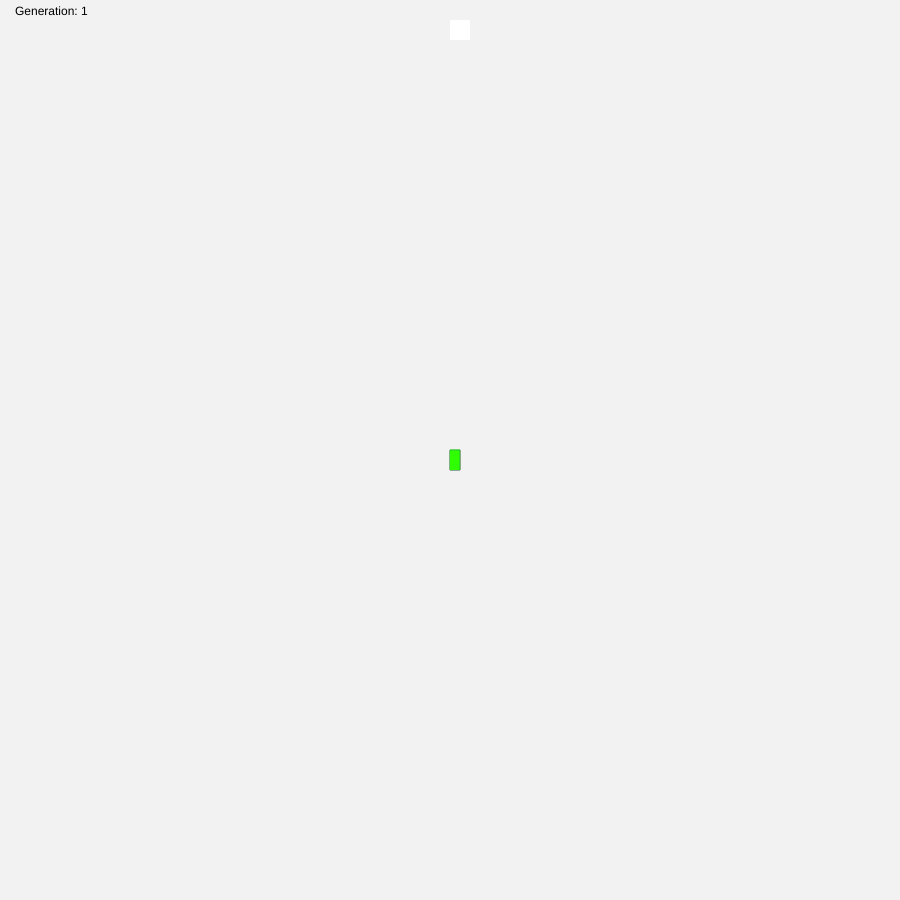
Frame 1 (no input)
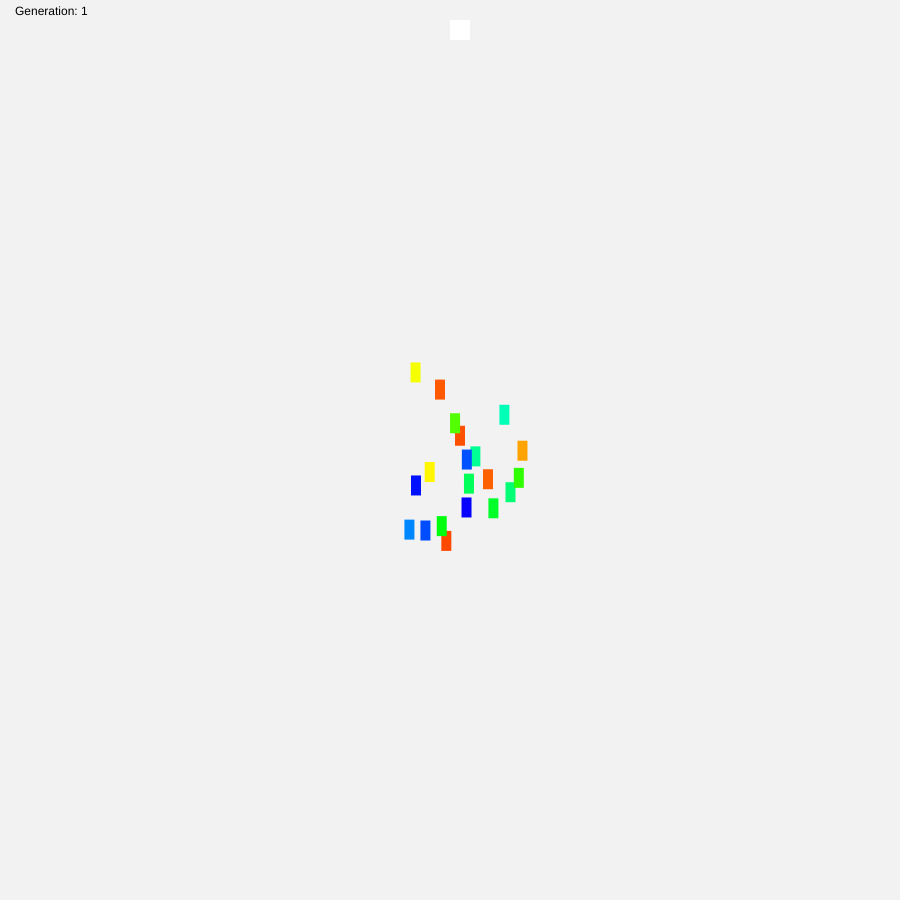
Frame 60 (no input)
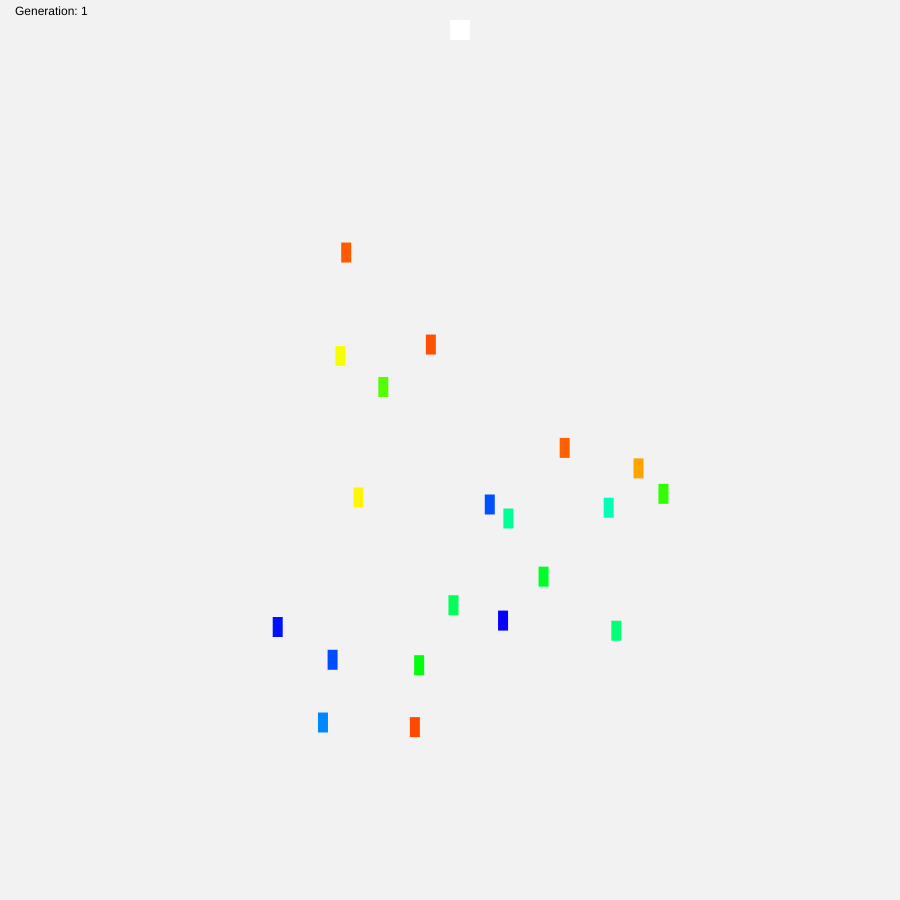
Frame 120 (the mouse pressed at the canvas centre since frame 60)

The p5.js sketch that drew these frames (run headless with seeded random() and noise() and a simulated clock; from frame 60 on, the mouse is pressed at the canvas centre):

// p5.js sketch
// ── sketch.js
var population;
var rocketNum = 20;
var screenSize = 900;
var goal;

function setup()
{
    createCanvas(screenSize, screenSize);
    background(95);
    colorMode(HSB);
    noStroke();

    goal = new Goal(screenSize / 2, 20, 20);

    population = new Population(rocketNum, goal, screenSize / 2, screenSize / 2);
    
}

function draw()
{
    background(95);

    population.update();
    population.show(); 

    goal.show();
}
// ── dna.js
var mutateChance = 0.05;

class DNA
{

    constructor(length, strength)
    {
        this.dna = [];
        this.length = length;
        this.strength = strength;

        for(var i = 0; i < length; i++)
        {
            this.dna[i] = p5.Vector.random2D();
            this.dna[i].setMag(strength);
        }
    }

    splice(otherDNA)
    {
        for(var i = 0; i < this.length; i++)
        {
            if(Math.random() > 0.5)
            {
                var vec = this.dna[i];
                this.dna[i] = otherDNA.dna[i];
                otherDNA.dna[i] = vec;
            }
        }
    }

    mutate()
    {
        for(var i = 0; i < this.length; i++)
        {
            if(Math.random() < mutateChance)
            {
                this.dna[i] = p5.Vector.random2D();
                this.dna[i].setMag(this.strength);
            }
        }
    }
}
// ── goal.js
class Goal
{
    constructor(x, y, size)
    {
        this.x = x;
        this.y = y;
        this.size = size;

        this.pos = createVector(x, y);
    }

    show()
    {
        rect(this.x, this.y, this.size, this.size);
    }
}
// ── population.js
var maxFrameTime = 300;

class Population
{
    constructor(rocketNum, goal, startX, startY)
    {
        this.rockets = [];
        this.rocketNum = rocketNum;
        this.goal = goal;
        this.generation = 1;
        this.startX = startX;
        this.startY = startY;

        for(var i = 0; i < this.rocketNum; i++)
        {
            this.rockets[i] = new Rocket(startX, startY);
        }
    }

    update()
    {
        maxFrameTime--;
        if(maxFrameTime > 0)
        {
            for(var i = 0; i < this.rocketNum; i++)
            {
                this.rockets[i].update(this.goal);
            }
        }
        else
        {
            for(var i = 0; i < this.rocketNum; i++)
            {
                this.rockets[i].setScore(this.goal);
            }

            var rocket1 = this.rockets[0];
            var rocket2 = this.rockets[0];

            for(var i = 1; i < this.rocketNum; i++)
            {
                if(this.rockets[i].score > rocket1.score)
                {
                    rocket1 = this.rockets[i];
                    rocket2 = rocket1;
                } 
                else if(this.rockets[i].score > rocket2.score)
                {
                    rocket2 = this.rockets[i];
                }
            }

            this.populate(rocket1, rocket2);
            maxFrameTime = 300;
            this.generation++;
        }
    }

    populate(rocket1, rocket2)
    {
        
        rocket1.dna.splice(rocket2.dna);
        
        this.rockets[0] = new Rocket(this.startX, this.startY);
        this.rockets[0].setDNA(rocket1.dna);
        this.rockets[1] = new Rocket(this.startX, this.startY);
        this.rockets[1].setDNA(rocket2.dna);

        for(var i = 2; i < this.rocketNum; i++)
        {
            this.rockets[i] = new Rocket(this.startX, this.startY);
            this.rockets[i].setDNA(rocket1.dna);
            this.rockets[i].dna.mutate();
        }
    }

    show()
    {
        for(var i = 0; i < this.rocketNum; i++)
        {
            this.rockets[i].show();
        }

        text("Generation: " + this.generation, 15, 15);
    }
}
// ── rocket.js
var gravStrength = 0.01;
var dnaStrength = 0.2;

class Rocket
{
    constructor(x, y)
    {
        this.pos = createVector(x, y);
        this.acceleration = createVector();
        this.velocity = createVector();
        this.gravity = createVector(0, 1);
        this.gravity.setMag(gravStrength);
        this.size = 20;
        this.dna = new DNA(250, dnaStrength);
        this.score = 0;
        this.step = 0;
        this.foundGoal = false;

        this.colorVal = Math.random() * 255;
    }

    update(goal)
    {
        if(this.pos.dist(goal.pos) < 20)
        {
            this.pos = createVector(goal.pos.x, goal.pos.y);
            this.foundGoal = true;
            this.score = 1 + (1 / this.step);
        }
        else if(!this.foundGoal)
        {
            this.velocity = createVector();
            this.velocity.add(this.gravity);
            this.velocity.add(this.dna.dna[this.step++]);
            this.acceleration.add(this.velocity);
            this.pos.add(this.acceleration);
        }
    }

    show()
    {
        push();
        fill(this.colorVal, 255, 255);
        rect(this.pos.x, this.pos.y, this.size / 2, this.size);
        pop();
    }

    setDNA(newDNA)
    {
        this.dna.dna = newDNA.dna.slice();
    }

    setScore(goal)
    {
        if(!this.foundGoal)
        {
            this.score = 1 / this.pos.dist(goal.pos);            
        }
    }
}
